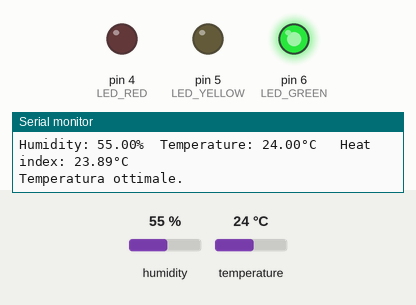
Recording of a sketch running on a simulated Arduino Uno, built with avr-gcc and run on an emulated ATmega328P. On the bench: output pins drawn as LEDs (lit = HIGH), the last lines printed to the serial monitor. The inputs (shaded band) are chosen by the test bench; at power-on: temperature 24 °C, humidity 55 %.

Above: at 6.8 s.
6.9 s: temperature set to 16.7 °C
12.3 s: temperature set to 15.4 °C
At 14.4 s:
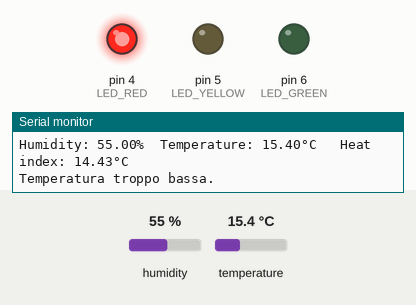
17.7 s: temperature set to 28 °C
At 19.1 s:
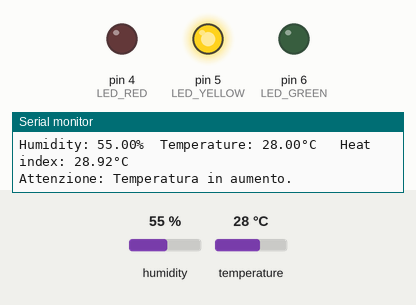
23.1 s: temperature set to 25.5 °C
28.5 s: temperature set to 24.4 °C
At 31.2 s:
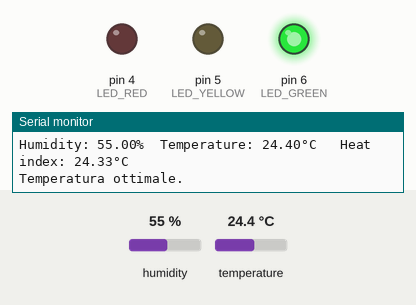
33.9 s: humidity set to 79 %
39.3 s: humidity set to 82 %
At 43.3 s:
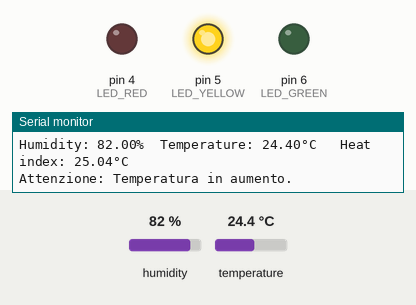
Timing chart, 0 to 44.8 s (numbered marks = the images above; inputs shaded):
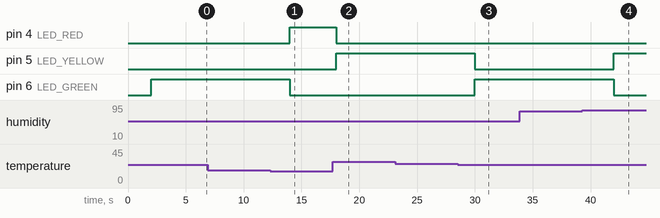

Measured:
- the behaviour switches between 16 and 15.9 °C on temperature (found by bisection; images 0 and 1)
- the behaviour switches between 25.1 and 25 °C on temperature (found by bisection; images 2 and 3)
- the behaviour switches between 80 and 81 % on humidity (found by bisection; images 3 and 4)
- after the input at 12.3 s, pin 4 (LED_RED): LOW → HIGH after 1.7 s; pin 6 (LED_GREEN): HIGH → LOW after 1.7 s
- after the input at 17.7 s, pin 4 (LED_RED): HIGH → LOW after 0.31 s; pin 5 (LED_YELLOW): LOW → HIGH after 0.31 s
- after the input at 28.5 s, pin 5 (LED_YELLOW): HIGH → LOW after 1.5 s; pin 6 (LED_GREEN): LOW → HIGH after 1.5 s
- after the input at 39.3 s, pin 5 (LED_YELLOW): LOW → HIGH after 2.7 s; pin 6 (LED_GREEN): HIGH → LOW after 2.7 s

The sketch:

monitoraggio_sensore_no_servo.ino
```cpp
#include "DHT.h"

#define DHTPIN 2
#define DHTTYPE DHT22 // Usa DHT11 per il montaggio fisico se necessario

DHT dht(DHTPIN, DHTTYPE);

// Definizione dei PIN per i LED
const int LED_RED    = 4;
const int LED_YELLOW = 5;
const int LED_GREEN  = 6;

// Variabili di temporizzazione
unsigned long lastTime = 0;
const long interval = 2000; // Intervallo di 2 secondi tra le letture

void setup() {
  Serial.begin(9600);

  // Configurazione LED
  pinMode(LED_GREEN, OUTPUT);
  pinMode(LED_YELLOW, OUTPUT);
  pinMode(LED_RED, OUTPUT);

  dht.begin();
  Serial.println(F("Sistema di Monitoraggio Energetico Avviato"));
}

void loop() {
  unsigned long currentTime = millis(); // Gestione tempo senza delay
  String stato;

  if (currentTime - lastTime >= interval) {
    lastTime = currentTime;

    float h = dht.readHumidity();
    float t = dht.readTemperature();
    float hic = dht.computeHeatIndex(t, h, false);

    // Verifica se la lettura è andata a buon fine
    if (!isnan(h) && !isnan(t)) {

      // Reset LED
      digitalWrite(LED_RED, LOW);
      digitalWrite(LED_YELLOW, LOW);
      digitalWrite(LED_GREEN, LOW);

      // Logica delle soglie (Step 3 della consegna)
      if (hic > 30) {
        stato = "PERICOLO: Temperatura critica!";
        digitalWrite(LED_RED, HIGH);
      }
      else if (hic > 25) {
        stato = "Attenzione: Temperatura in aumento.";
        digitalWrite(LED_YELLOW, HIGH);
      }
      else if (hic > 15) {
        stato = "Temperatura ottimale.";
        digitalWrite(LED_GREEN, HIGH);
      }
      else {
        stato = "Temperatura troppo bassa.";
        digitalWrite(LED_RED, HIGH);
      }

      // Output formattato per il parsing Python (Consumatore)
      Serial.print(F("Humidity: "));
      Serial.print(h);
      Serial.print(F("%  Temperature: "));
      Serial.print(t);
      Serial.print(F("°C   Heat index: "));
      Serial.print(hic);
      Serial.println(F("°C "));
      Serial.println(stato);
    }
  }
}
```
